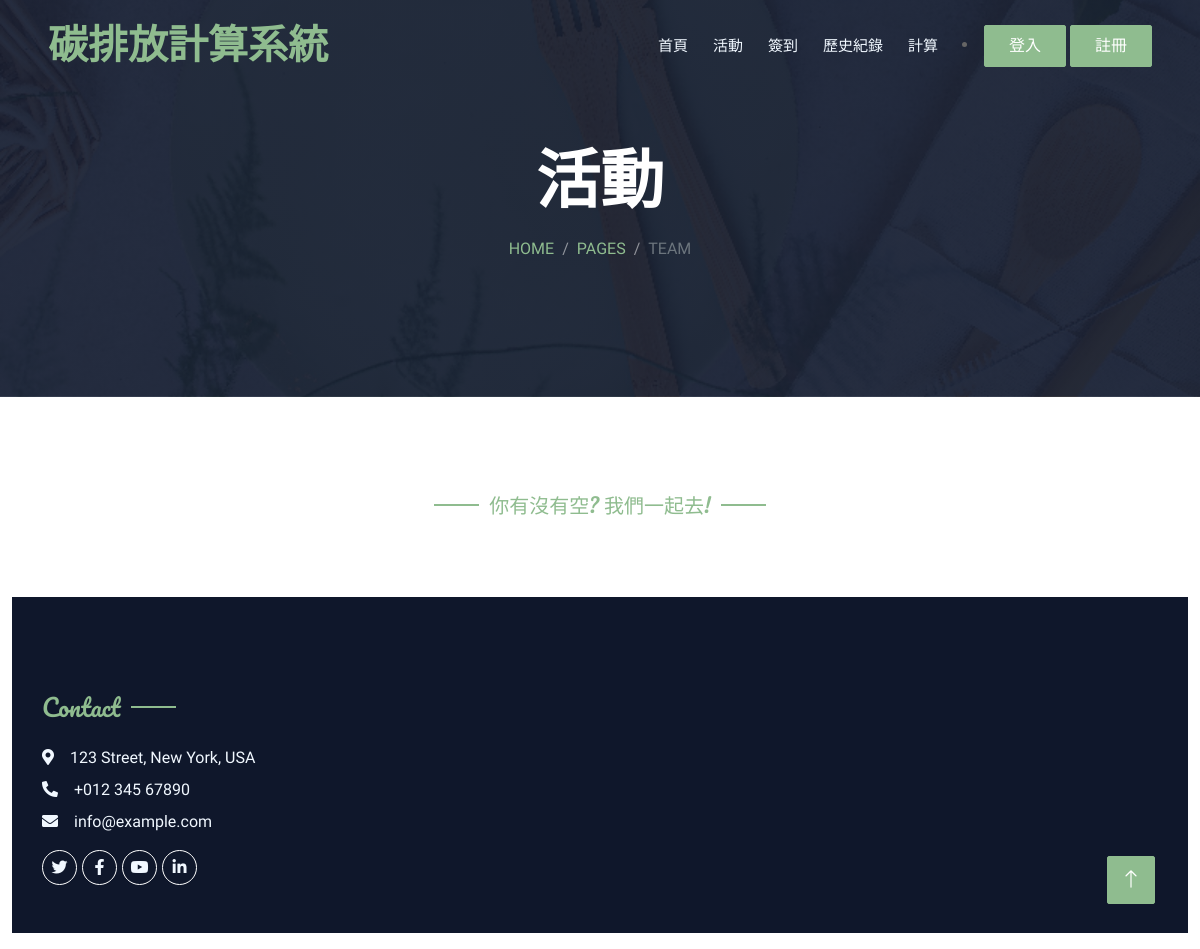
Before: /碳排放/actUser.php with the older database file.
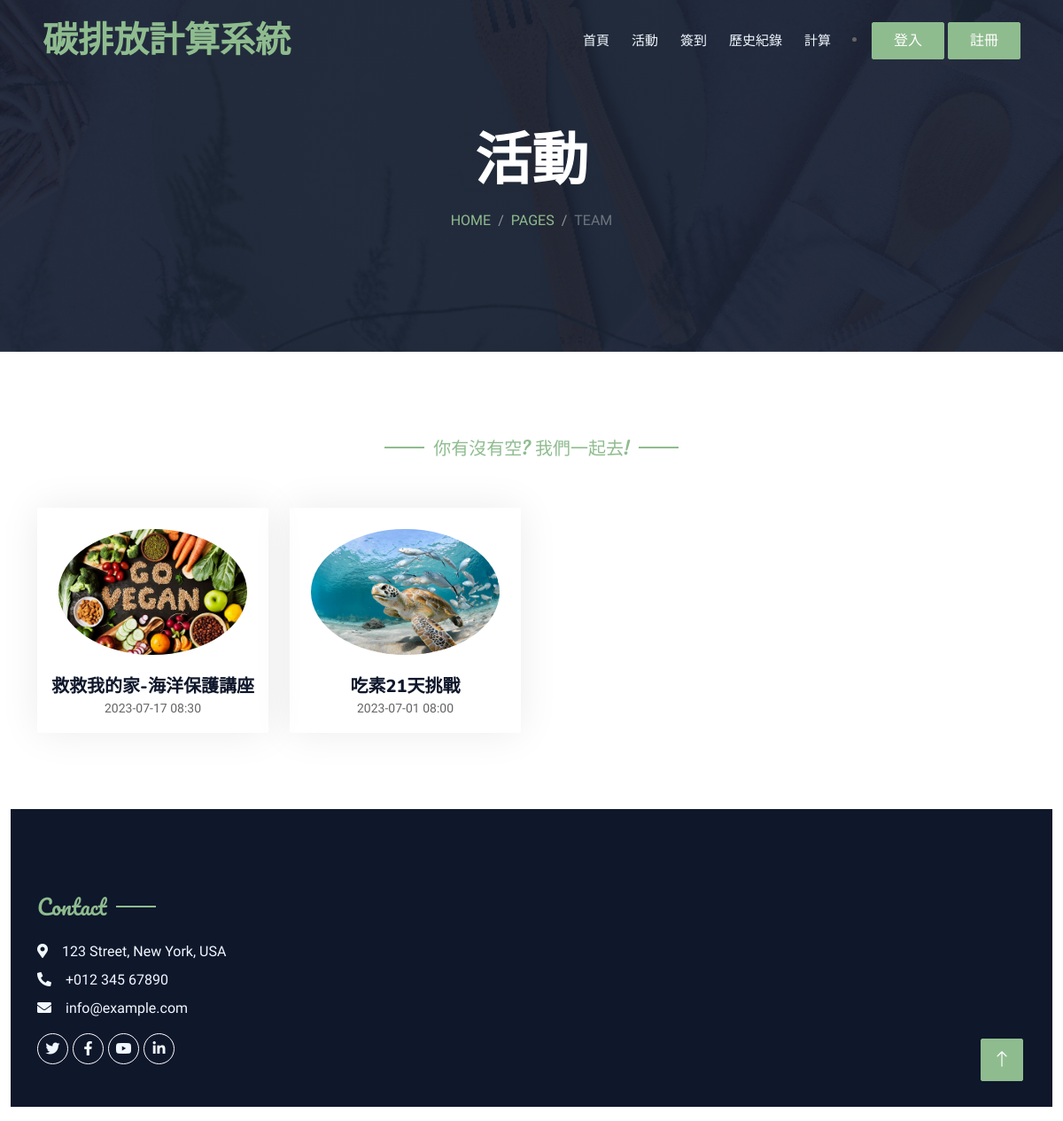
After: the same page with the newer database file.
### tables this page shows
CREATE TABLE `event` (
  `Name` varchar(20) NOT NULL,
  `Summery` varchar(20) NOT NULL,
  `Date` datetime(6) NOT NULL,
  `endDate` datetime(6) NOT NULL,
  `Location` varchar(50) NOT NULL,
  `ID` int(10) NOT NULL
);

### 碳排放/actUser.php (the view, shortened to what the changed rows need)
<!DOCTYPE html>
<html lang="en">
<head>
    <link href="https://cdnjs.cloudflare.com/ajax/libs/font-awesome/5.10.0/css/all.min.css" rel="stylesheet">
    <link href="https://cdn.jsdelivr.net/npm/bootstrap-icons@1.4.1/font/bootstrap-icons.css" rel="stylesheet">
    <link href="lib/animate/animate.min.css" rel="stylesheet">
    <link href="lib/owlcarousel/assets/owl.carousel.min.css" rel="stylesheet">
    <link href="lib/tempusdominus/css/tempusdominus-bootstrap-4.min.css" rel="stylesheet" />
    <link href="css/bootstrap.min.css" rel="stylesheet">
    <link href="css/style.css" rel="stylesheet">
</head>
<body>
    <div class="container-xxl bg-white p-0">
        <div class="container-xxl position-relative p-0">
            <nav class="navbar navbar-expand-lg navbar-dark bg-dark px-4 px-lg-5 py-3 py-lg-0">
                <a href="" class="navbar-brand p-0">
                    <h1 class="text-primary m-0"></i>碳排放計算系統</h1>
                </a>
    </nav>
    <div class="container-xxl py-5 bg-dark hero-header mb-5">
        <div class="container text-center my-5 pt-5 pb-4">
            <h1 class="display-3 text-white mb-3 animated slideInDown">活動</h1>
        </div>
    </div>
    </div>
    <div class="container-xxl pt-5 pb-3">
        <div class="container">
            <div class="row g-4">
                <?php
                $link = mysqli_connect("localhost", "root", "", "sa");
                $sql = "SELECT MAX(ID) AS maxId FROM event";
                $result = mysqli_query($link, $sql);
                while ($row = mysqli_fetch_assoc($result)) {
                    $maxID = $row['maxId'];
                }
                for ($i = 0; $i <= $maxID; $i++) {
                    $sql = "SELECT Name, Summery, DATE_FORMAT(Date, '%Y-%m-%d %H:%i') AS Date, Location, DATE_FORMAT(endDate, '%Y-%m-%d %H:%i') AS endDate FROM event WHERE ID=$i LIMIT 1";
                    $result = mysqli_query($link, $sql);
                    while ($row = mysqli_fetch_assoc($result)) {
                ?>
                        <div class="col-lg-3 col-md-6 wow fadeInUp" data-wow-delay="0.1s">
                            <div class="team-item text-center rounded overflow-hidden">
                                <div id="myObject<?php echo $i; ?>">
                                    <div class="rounded-circle overflow-hidden m-4">
                                        <img class="img-fluid" src="img/活動<?php echo $i; ?>.jpg" alt="">
                                    </div>
                                </div>
                                <h5 class="mb-0"><?php echo $row['Name']; ?></h5>
                                <small><?php echo $row['Date']; ?></small>
                            </div>
                        </div>
                <?php
                    }
                }
                ?>
            </div>
        </div>
</body>
</html>

Changed rows visible on the page:
added event: shows a picture, Name "救救我的家-海洋保護講座", Date "2023-07-17 08:30"
added event: shows a picture, Name "吃素21天挑戰", Date "2023-07-01 08:00"
